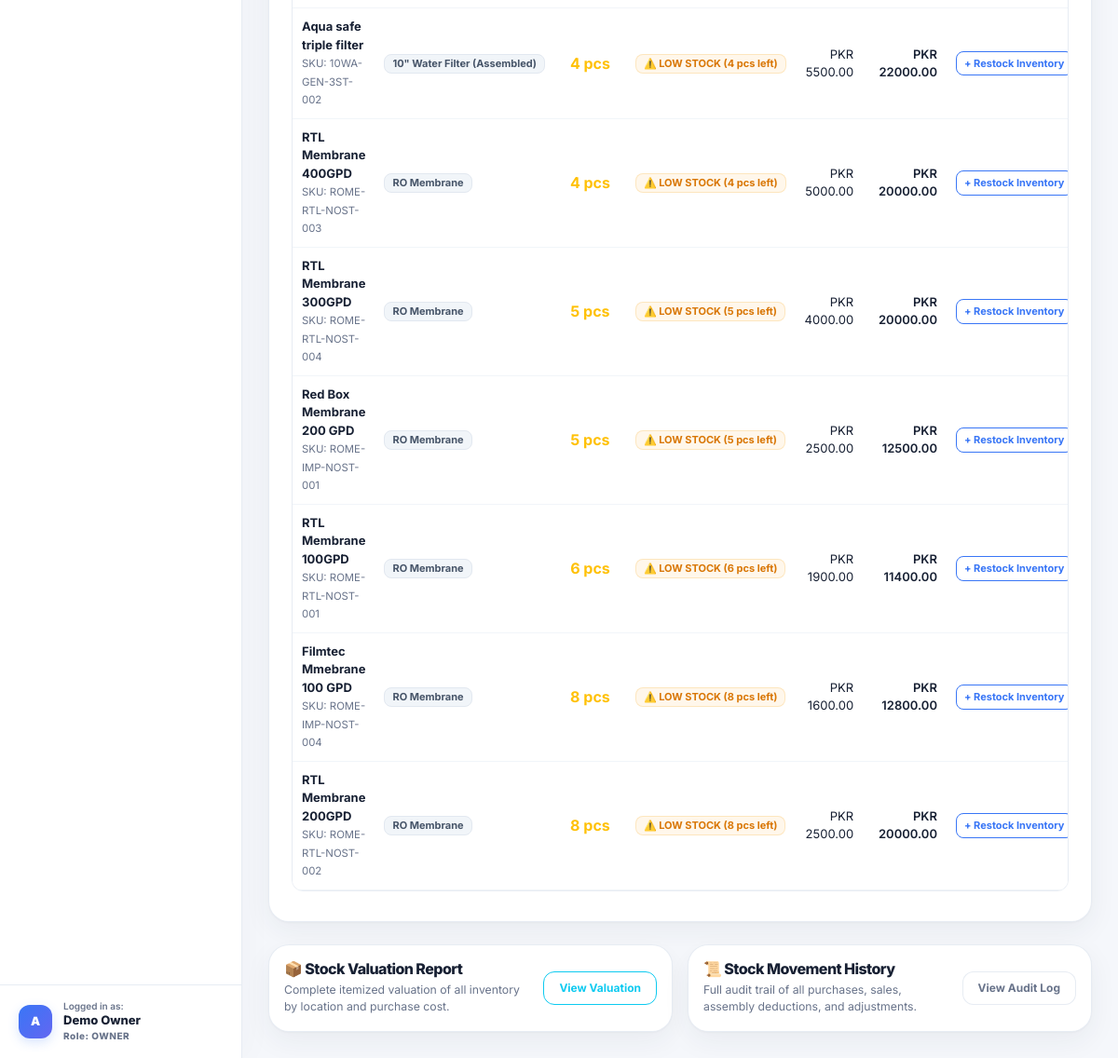
/reports/ (signed in, lower part), run on an earlier commit of the app's database.
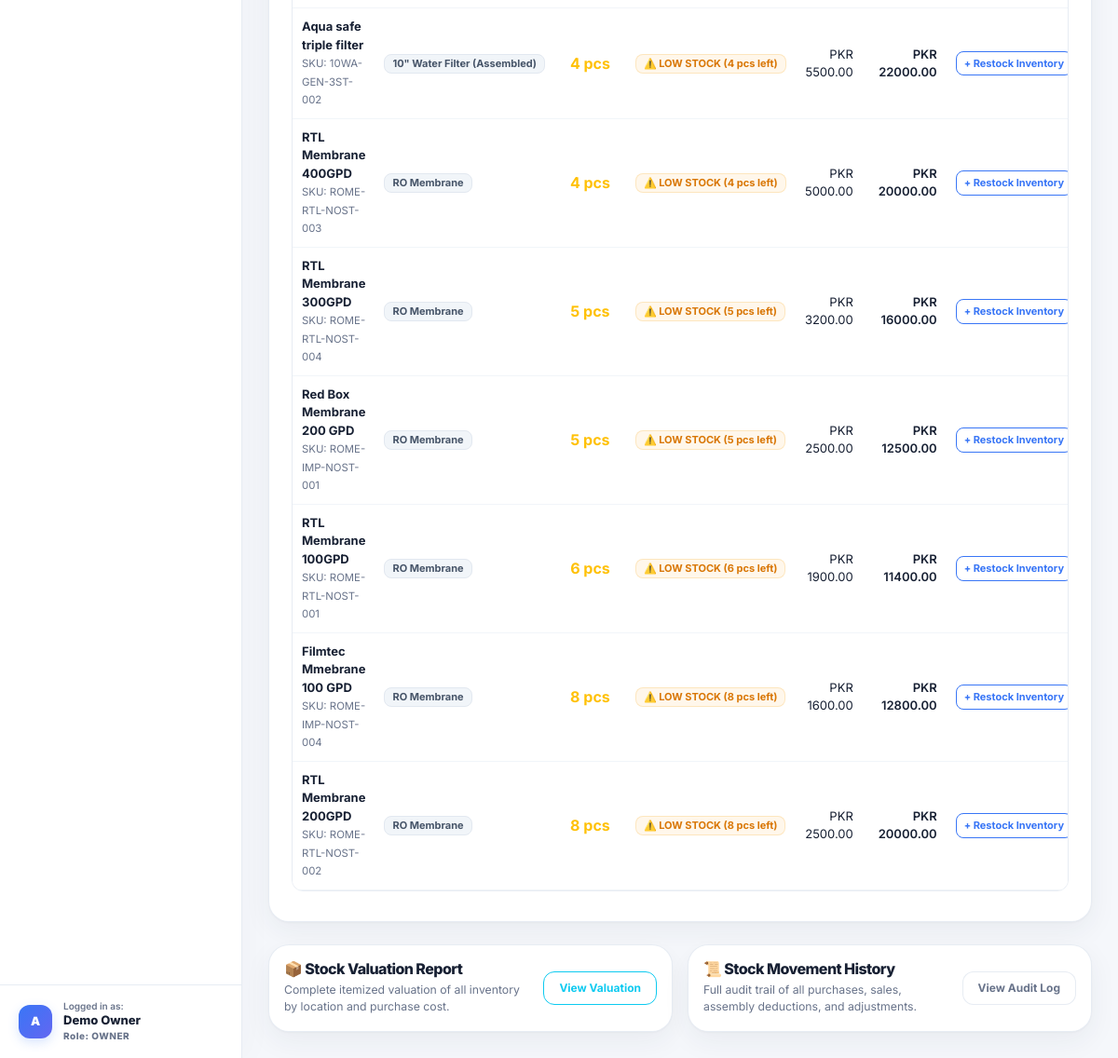
And on a later commit of the database.
### catalog/models.py (models this page shows, shortened)
class Product(models.Model):
	class Configuration(models.TextChoices):
		SINGLE = "SINGLE", "Single"
		DUAL = "DUAL", "Dual"
		TRIPLE = "TRIPLE", "Triple"
		N_A = "N_A", "N/A"
	class UnitType(models.TextChoices):
		FINISHED_UNIT = "FINISHED_UNIT", "Finished Unit"
		COMPONENT = "COMPONENT", "Component"
		SPARE_PART = "SPARE_PART", "Spare Part"
	name = models.CharField(max_length=160)
	sku = models.CharField(max_length=64, unique=True, blank=True)
	category = models.ForeignKey(Category, on_delete=models.PROTECT, related_name="products")
	brand = models.ForeignKey(Brand, on_delete=models.SET_NULL, null=True, blank=True, related_name="products")
	configuration = models.CharField(max_length=20, choices=Configuration.choices, default=Configuration.N_A)
	stage_count = models.PositiveIntegerField(null=True, blank=True)
	unit_type = models.CharField(max_length=30, choices=UnitType.choices)
	unit_of_measure = models.CharField(max_length=40, default="piece")
	reorder_level = models.DecimalField(max_digits=12, decimal_places=3, default=Decimal("0"))
	cost_price = models.DecimalField(max_digits=12, decimal_places=2, default=Decimal("0.00"))
	notes = models.TextField(blank=True)
	pieces_per_box = models.PositiveIntegerField(null=True, blank=True, help_text="Number of pieces in one standard box. Leave blank if not applicable.")
	allow_negative_stock = models.BooleanField(default=False)
	is_active = models.BooleanField(default=True)
	created_at = models.DateTimeField(auto_now_add=True)
	updated_at = models.DateTimeField(auto_now=True)
	class Meta:
		ordering = ["-updated_at", "-id"]

class Category(models.Model):
	name = models.CharField(max_length=120, unique=True)
	description = models.TextField(blank=True)
	is_active = models.BooleanField(default=True)
	created_at = models.DateTimeField(auto_now_add=True)
	class Meta:
		ordering = ["name"]

### reports/views.py (the view)
# urls.py: path("", ReportHomeView.as_view(), name="report-home"),
class ReportHomeView(LoginRequiredMixin, TemplateView):
    template_name = "reports/report_home.html"
    def get_context_data(self, **kwargs):
        context = super().get_context_data(**kwargs)
        context["page_title"] = "Inventory & Stock Advisory Reports"
        products = Product.objects.filter(is_active=True).select_related("category").annotate(
            calculated_stock=Coalesce(Sum("stock_items__quantity_on_hand"), Decimal("0"))
        ).order_by("calculated_stock", "name")
        low_or_zero = []
        out_count = 0
        low_count = 0
        healthy_count = 0
        for p in products:
            stk = int(p.calculated_stock)
            val = stk * p.cost_price
            p_data = {
                "object": p,
                "stock": stk,
                "value": val,
                "status": "OUT_OF_STOCK" if stk <= 0 else ("LOW_STOCK" if stk <= 10 else "HEALTHY"),
            }
            if stk <= 0:
                out_count += 1
                low_or_zero.append(p_data)
            elif stk <= 10:
                low_count += 1
                low_or_zero.append(p_data)
            else:
                healthy_count += 1
        context["total_products"] = len(products)
        context["out_of_stock_count"] = out_count
        context["low_stock_count"] = low_count
        context["healthy_stock_count"] = healthy_count
        context["low_or_zero_items"] = low_or_zero
        return context

### templates/reports/report_home.html (shortened to what this page needs)
{% extends "base.html" %}
{% block content %}
<section class="page-shell">
  <div class="card mb-4">
    <div class="card-body p-4">
      <div class="table-responsive">
        <table class="table table-hover align-middle mb-0" style="font-size: 0.86rem;">
          <tbody>
            {% for item in low_or_zero_items %}
              <tr>
                <td>
                  <strong class="text-white d-block">{{ item.object.name }}</strong>
                  <small class="text-secondary">SKU: {{ item.object.sku|default:"N/A" }}</small>
                </td>
                <td>
                  <span class="badge bg-secondary-subtle border text-body py-1 px-2">
                    {{ item.object.category.name|default:"Uncategorized" }}
                  </span>
                </td>
                <td class="text-center fw-bold fs-6">
                  {% if item.stock <= 0 %}
                    <span class="text-danger">0 pcs</span>
                  {% else %}
                    <span class="text-warning">{{ item.stock }} pcs</span>
                  {% endif %}
                </td>
                <td>
                  {% if item.stock <= 0 %}
                    <span class="badge bg-danger-subtle text-danger border px-2 py-1">
                      🚨 OUT OF STOCK (0 pcs)
                    </span>
                  {% else %}
                    <span class="badge bg-warning-subtle text-warning border px-2 py-1">
                      ⚠️ LOW STOCK ({{ item.stock }} pcs left)
                    </span>
                  {% endif %}
                </td>
                <td class="text-end text-secondary">
                  PKR {{ item.object.cost_price|floatformat:2 }}
                </td>
                <td class="text-end fw-semibold text-white">
                  PKR {{ item.value|floatformat:2 }}
                </td>
                <td class="text-end">
                  <a href="{% url 'catalog:product-list' %}" class="btn btn-xs btn-outline-primary py-1 px-2">
                    + Restock Inventory
                  </a>
                </td>
              </tr>
            {% empty %}
              <tr>
                <td colspan="7" class="text-center py-4 text-emerald">
                  🎉 Great news! All products in your inventory currently have healthy stock levels (> 10 pcs)!
                </td>
              </tr>
            {% endfor %}
          </tbody>
        </table>
      </div>
    </div>
  </div>
  <div class="row g-3">
    <div class="col-md-6">
      <div class="card p-3">
        <div class="d-flex justify-content-between align-items-center">
          <div>
            <h3 class="h6 text-white mb-1">📦 Stock Valuation Report</h3>
            <p class="text-secondary small mb-0">Complete itemized valuation of all inventory by location and purchase cost.</p>
          </div>
          <a href="{% url 'reports:valuation' %}" class="btn btn-sm btn-outline-info text-nowrap ms-2">View Valuation</a>
        </div>
      </div>
    </div>
    <div class="col-md-6">
      <div class="card p-3">
        <div class="d-flex justify-content-between align-items-center">
          <div>
            <h3 class="h6 text-white mb-1">📜 Stock Movement History</h3>
            <p class="text-secondary small mb-0">Full audit trail of all purchases, sales, assembly deductions, and adjustments.</p>
          </div>
          <a href="{% url 'reports:movements' %}" class="btn btn-sm btn-outline-secondary text-nowrap ms-2">View Audit Log</a>
        </div>
      </div>
    </div>
  </div>
</section>
{% endblock %}

What changed in the data, as far as the page shows it:
changed Product "RTL Membrane 300GPD": object.cost_price "4000.00" → "3200.00"; value "20000.00" → "16000.00"
